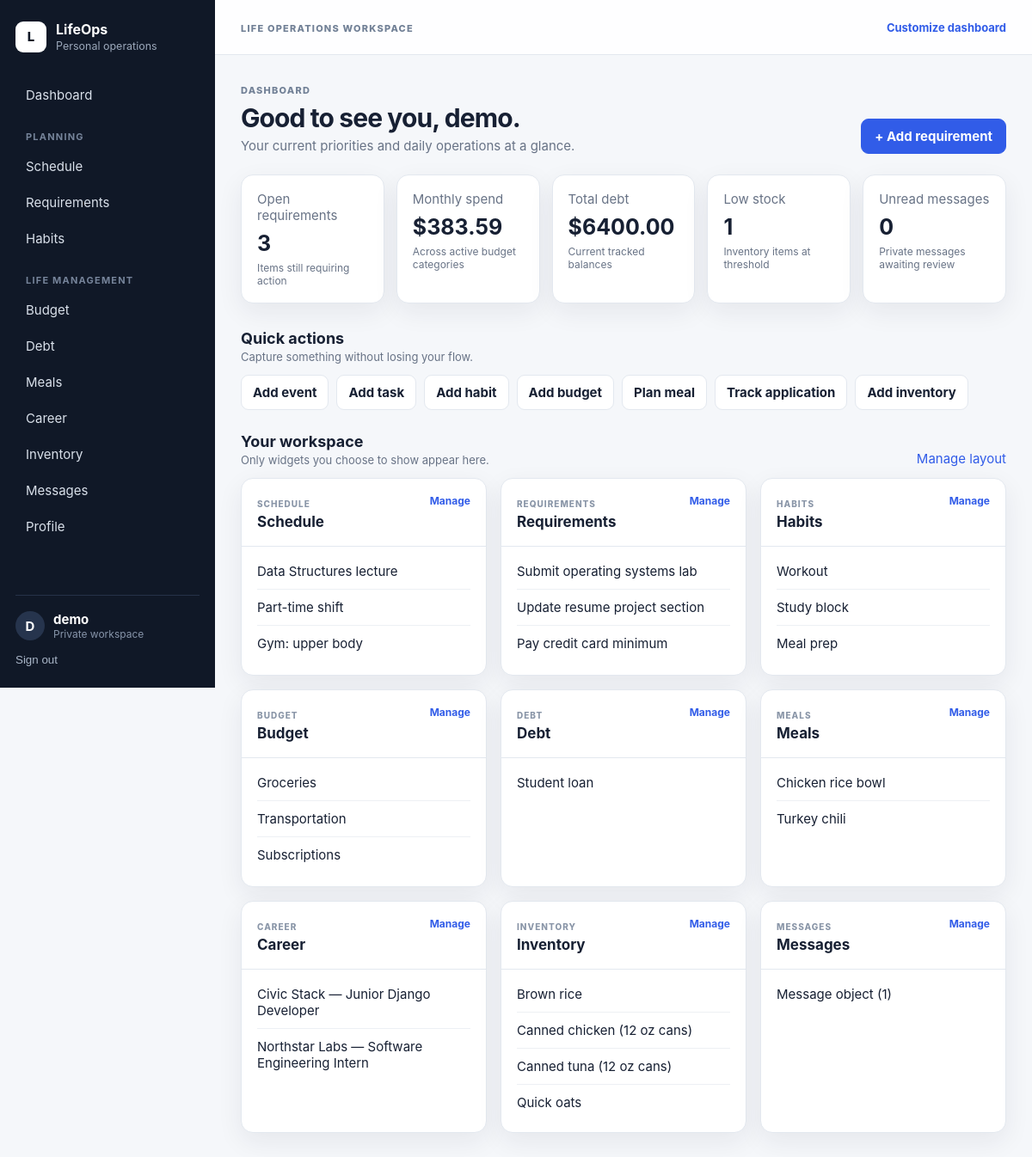
The page /dashboard/ (signed in) on the database its author committed.
### core/models.py (models this page shows, shortened)
class DashboardWidget(models.Model):
    user = models.ForeignKey(User, on_delete=models.CASCADE)
    key = models.CharField(max_length=40)
    visible = models.BooleanField(default=True)
    position = models.PositiveIntegerField(default=0)
    class Meta:
        unique_together = ('user','key')
        ordering = ['position','id']

class OwnedModel(models.Model):
    user = models.ForeignKey(User, on_delete=models.CASCADE)
    created_at = models.DateTimeField(auto_now_add=True)
    updated_at = models.DateTimeField(auto_now=True)
    class Meta:
        abstract = True

class ScheduleEvent(OwnedModel):
    CATEGORIES=[('school','School'),('work','Work'),('personal','Personal')]
    title=models.CharField(max_length=180)
    category=models.CharField(max_length=20,choices=CATEGORIES,default='personal')
    starts_at=models.DateTimeField()
    ends_at=models.DateTimeField()
    location=models.CharField(max_length=180,blank=True)
    class Meta: ordering=['starts_at']
    def __str__(self): return self.title

class Requirement(OwnedModel):
    CATEGORIES=[('assignment','Assignment'),('bill','Bill'),('task','Task'),('other','Other')]
    title=models.CharField(max_length=180)
    category=models.CharField(max_length=20,choices=CATEGORIES,default='task')
    due_at=models.DateTimeField(null=True,blank=True)
    completed=models.BooleanField(default=False)
    notes=models.TextField(blank=True)
    class Meta: ordering=['completed','due_at','title']
    def __str__(self): return self.title

class Habit(OwnedModel):
    name=models.CharField(max_length=140)
    target_per_week=models.PositiveSmallIntegerField(default=3)
    current_streak=models.PositiveIntegerField(default=0)
    def __str__(self): return self.name

class BudgetCategory(OwnedModel):
    name=models.CharField(max_length=120)
    monthly_limit=models.DecimalField(max_digits=12,decimal_places=2,default=0)
    current_spend=models.DecimalField(max_digits=12,decimal_places=2,default=0)
    def __str__(self): return self.name

class Debt(OwnedModel):
    name=models.CharField(max_length=120)
    balance=models.DecimalField(max_digits=12,decimal_places=2,default=0)
    minimum_payment=models.DecimalField(max_digits=12,decimal_places=2,default=0)
    apr=models.DecimalField(max_digits=6,decimal_places=2,default=0)
    def __str__(self): return self.name

class MealPlan(OwnedModel):
    MEAL_TYPES=[('breakfast','Breakfast'),('lunch','Lunch'),('dinner','Dinner'),('snack','Snack')]
    meal_date=models.DateField()
    meal_type=models.CharField(max_length=20,choices=MEAL_TYPES)
    recipe_name=models.CharField(max_length=180)
    protein_grams=models.PositiveIntegerField(default=0)
    class Meta: ordering=['meal_date','meal_type']
    def __str__(self): return self.recipe_name

class JobApplication(OwnedModel):
    STATUSES=[('saved','Saved'),('applied','Applied'),('interviewing','Interviewing'),('offer','Offer'),('rejected','Rejected')]
    company=models.CharField(max_length=160)
    role=models.CharField(max_length=180)
    status=models.CharField(max_length=20,choices=STATUSES,default='saved')
    deadline=models.DateField(null=True,blank=True)
    notes=models.TextField(blank=True)
    class Meta: ordering=['-updated_at']
    def __str__(self): return f'{self.company} — {self.role}'

class InventoryItem(OwnedModel):
    name = models.CharField(max_length=160)
    location = models.CharField(max_length=160, blank=True)
    quantity = models.DecimalField(
        max_digits=10,
        decimal_places=1,
        default=1,
        validators=[MinValueValidator(0)],
    )
    reorder_threshold = models.PositiveIntegerField(default=0)
    is_food = models.BooleanField("Food item", default=False)
    unit = models.CharField(max_length=32, default="count")
    printed_date = models.DateField(blank=True, null=True)
    opened_on = models.DateField(blank=True, null=True)
    cooked_on = models.DateField(blank=True, null=True)
    frozen_on = models.DateField(blank=True, null=True)
    revision = models.PositiveIntegerField(default=0)
    archived = models.BooleanField(default=False)
    @property
    def low_stock(self):
        return self.quantity <= self.reorder_threshold
    def __str__(self):
        return self.name
    class Meta:
        constraints = [
            models.CheckConstraint(
                condition=models.Q(quantity__gte=0),
                name="inventory_quantity_nonnegative",
            ),
        ]

class Message(models.Model):
    sender=models.ForeignKey(User,on_delete=models.CASCADE,related_name='sent_messages')
    recipient=models.ForeignKey(User,on_delete=models.CASCADE,related_name='received_messages')
    body=models.TextField()
    created_at=models.DateTimeField(auto_now_add=True)
    read_at=models.DateTimeField(null=True,blank=True)
    class Meta: ordering=['-created_at']

### core/views.py (the view)
# urls.py: path('dashboard/',views.dashboard,name='dashboard'),
@login_required
def dashboard(request):
    ensure_widgets(request.user)
    widgets=DashboardWidget.objects.filter(user=request.user,visible=True)
    labels=dict(WIDGETS)
    data={
      'schedule': ScheduleEvent.objects.filter(user=request.user).order_by('starts_at')[:5],
      'requirements': Requirement.objects.filter(user=request.user,completed=False).order_by('due_at')[:5],
      'habits': Habit.objects.filter(user=request.user)[:5],
      'budget': BudgetCategory.objects.filter(user=request.user)[:5],
      'debt': Debt.objects.filter(user=request.user).order_by('-balance')[:5],
      'meals': MealPlan.objects.filter(user=request.user).order_by('meal_date')[:5],
      'career': JobApplication.objects.filter(user=request.user)[:5],
      'inventory': InventoryItem.objects.filter(user=request.user, archived=False).order_by('quantity')[:5],
      'messages': Message.objects.filter(Q(sender=request.user)|Q(recipient=request.user))[:5],
    }
    widget_payload=[{'key':w.key,'label':labels.get(w.key,w.key.title()),'items':data.get(w.key,[])} for w in widgets]
    budget_total=BudgetCategory.objects.filter(user=request.user).aggregate(v=Sum('current_spend'))['v'] or Decimal('0')
    debt_total=Debt.objects.filter(user=request.user).aggregate(v=Sum('balance'))['v'] or Decimal('0')
    context={
      'widgets':widget_payload,
      'open_requirements':Requirement.objects.filter(user=request.user,completed=False).count(),
      'monthly_spend':budget_total,
      'total_debt':debt_total,
      'low_stock':sum(1 for i in InventoryItem.objects.filter(user=request.user) if i.low_stock),
      'unread_messages':Message.objects.filter(recipient=request.user,read_at__isnull=True).count(),
    }
    return render(request,'core/dashboard.html',context)

### core/views.py (called while the page is built)
def ensure_widgets(user):
    existing={w.key for w in DashboardWidget.objects.filter(user=user)}
    for pos,(key,_) in enumerate(WIDGETS):
        if key not in existing:
            DashboardWidget.objects.create(user=user,key=key,position=pos,visible=True)

### core/templates/core/dashboard.html
{% extends 'core/base.html' %}{% block title %}Dashboard · LifeOps{% endblock %}{% block content %}
<div class="page-heading"><div><span class="eyebrow">Dashboard</span><h1>Good to see you, {{ user.username }}.</h1><p>Your current priorities and daily operations at a glance.</p></div><div class="heading-actions"><a class="btn primary" href="{% url 'module_add' 'requirements' %}">+ Add requirement</a></div></div>
<div class="metrics"><div class="metric"><span>Open requirements</span><strong>{{ open_requirements }}</strong><small>Items still requiring action</small></div><div class="metric"><span>Monthly spend</span><strong>${{ monthly_spend|floatformat:2 }}</strong><small>Across active budget categories</small></div><div class="metric"><span>Total debt</span><strong>${{ total_debt|floatformat:2 }}</strong><small>Current tracked balances</small></div><div class="metric"><span>Low stock</span><strong>{{ low_stock }}</strong><small>Inventory items at threshold</small></div><div class="metric"><span>Unread messages</span><strong>{{ unread_messages }}</strong><small>Private messages awaiting review</small></div></div>
<div class="section-head"><div><h2>Quick actions</h2><p>Capture something without losing your flow.</p></div></div><div class="quick-actions"><a href="{% url 'module_add' 'schedule' %}">Add event</a><a href="{% url 'module_add' 'requirements' %}">Add task</a><a href="{% url 'module_add' 'habits' %}">Add habit</a><a href="{% url 'module_add' 'budget' %}">Add budget</a><a href="{% url 'module_add' 'meals' %}">Plan meal</a><a href="{% url 'module_add' 'career' %}">Track application</a><a href="{% url 'module_add' 'inventory' %}">Add inventory</a></div>
<div class="section-head"><div><h2>Your workspace</h2><p>Only widgets you choose to show appear here.</p></div><a href="{% url 'dashboard_settings' %}">Manage layout</a></div>
<div class="widget-grid">{% for widget in widgets %}<section class="widget"><div class="widget-head"><div><span class="widget-kicker">{{ widget.label }}</span><h3>{{ widget.label }}</h3></div>{% if widget.key == 'messages' %}<a href="{% url 'messages_page' %}">Manage</a>{% else %}<a href="{% url 'module_list' widget.key %}">Manage</a>{% endif %}</div><div class="widget-body">{% if widget.items %}{% for item in widget.items %}<div class="widget-row"><span>{{ item }}</span>{% if item.completed %}<em>Done</em>{% endif %}</div>{% endfor %}{% else %}<div class="empty-mini"><strong>No records yet</strong><span>Add your first item to start using this area.</span></div>{% endif %}</div></section>{% empty %}<div class="empty-state"><h3>Your dashboard is empty</h3><p>Turn on widgets in dashboard settings.</p><a class="btn primary" href="{% url 'dashboard_settings' %}">Customize dashboard</a></div>{% endfor %}</div>
{% endblock %}

### core/templates/core/base.html (shortened to what this page needs)
{% load static %}
<!doctype html><html lang="en"><head>
<link rel="stylesheet" href="{% static 'core/css/app.css' %}">
</head><body>
{% if user.is_authenticated %}
<div class="app-shell">
<aside class="sidebar">
  <div class="brand"><span class="brand-mark">L</span><div><strong>LifeOps</strong><small>Personal operations</small></div></div>
  <nav>
    <a href="{% url 'dashboard' %}">Dashboard</a>
    <div class="nav-label">Planning</div>
    <a href="{% url 'module_list' 'schedule' %}">Schedule</a><a href="{% url 'module_list' 'requirements' %}">Requirements</a><a href="{% url 'module_list' 'habits' %}">Habits</a>
    <div class="nav-label">Life management</div>
    <a href="{% url 'module_list' 'budget' %}">Budget</a><a href="{% url 'module_list' 'debt' %}">Debt</a><a href="{% url 'module_list' 'meals' %}">Meals</a><a href="{% url 'module_list' 'career' %}">Career</a><a href="{% url 'module_list' 'inventory' %}">Inventory</a>
    <a href="{% url 'messages_page' %}">Messages</a><a href="{% url 'profile_settings' %}">Profile</a>
  </nav>
  <div class="sidebar-foot"><div class="user-chip"><span>{{ user.username|first|upper }}</span><div><strong>{{ user.username }}</strong><small>Private workspace</small></div></div><form method="post" action="{% url 'logout' %}">{% csrf_token %}<button class="link-button">Sign out</button></form></div>
</aside>
<main class="main"><header class="topbar"><div><button class="mobile-menu" onclick="document.body.classList.toggle('nav-open')">☰</button><span class="eyebrow">Life operations workspace</span></div><a class="top-action" href="{% url 'dashboard_settings' %}">Customize dashboard</a></header><div class="page-wrap">{% block content %}{% endblock %}</div></main>
</div>
{% else %}{% block public_content %}{% endblock %}{% endif %}
</body></html>

### core/static/core/css/app.css (style rules this page uses)
:root { --bg:#f5f7fa;--surface:#fff;--surface-2:#f9fafb;--text:#172033;--muted:#687386;--line:#e3e8ef;--nav:#101827;--nav2:#1c2637;--primary:#315ce8;--primary2:#2448bd;--danger:#bd3343;--success:#18794e;--shadow:0 10px 30px rgba(23,32,51,.07);--radius:14px }
* { box-sizing:border-box }
body { margin:0;font-family:Inter,ui-sans-serif,-apple-system,BlinkMacSystemFont,"Segoe UI",sans-serif;background:var(--bg);color:var(--text);font-size:15px }
a { color:var(--primary);text-decoration:none }
.app-shell { display:grid;grid-template-columns:250px 1fr;min-height:100vh }
.sidebar { background:var(--nav);color:#fff;padding:24px 18px;display:flex;flex-direction:column;position:sticky;top:0;height:100vh }
.brand { display:flex;align-items:center;gap:11px }
.brand-mark { display:grid;place-items:center;width:36px;height:36px;border-radius:9px;background:#fff;color:var(--nav);font-weight:800 }
.brand strong { display:block;font-size:16px }
.brand small { display:block;color:#9ba8ba;margin-top:2px }
.sidebar nav { margin-top:30px }
.sidebar nav a { display:block;padding:10px 12px;border-radius:9px;color:#d9e0ea;margin-bottom:3px }
.nav-label { margin:22px 12px 8px;font-size:11px;text-transform:uppercase;letter-spacing:.11em;color:#76849a;font-weight:700 }
.sidebar-foot { margin-top:auto;border-top:1px solid #263248;padding-top:18px }
.user-chip { display:flex;align-items:center;gap:10px;margin-bottom:12px }
.user-chip>span { width:34px;height:34px;border-radius:50%;background:#26344d;display:grid;place-items:center;font-weight:700 }
.user-chip strong,.user-chip small { display:block }
.user-chip small { color:#8795aa;font-size:12px }
.link-button { border:0;background:none;color:#aab7c9;padding:0;cursor:pointer }
.main { min-width:0 }
.topbar { height:64px;border-bottom:1px solid var(--line);background:rgba(255,255,255,.92);display:flex;align-items:center;justify-content:space-between;padding:0 30px;position:sticky;top:0;z-index:10 }
.eyebrow { text-transform:uppercase;font-size:11px;letter-spacing:.11em;font-weight:800;color:#718096 }
.top-action { font-size:13px;font-weight:700 }
.page-wrap { padding:30px;max-width:1500px;margin:auto }
.page-heading { display:flex;align-items:flex-end;justify-content:space-between;gap:20px;margin-bottom:24px }
.page-heading h1 { font-size:30px;margin:6px 0 5px;letter-spacing:-.03em }
.page-heading p { margin:0;color:var(--muted) }
.btn { display:inline-flex;align-items:center;justify-content:center;padding:10px 15px;border-radius:9px;font-weight:700;border:1px solid var(--line);background:#fff;color:var(--text);cursor:pointer }
.btn.primary { background:var(--primary);border-color:var(--primary);color:white }
.metrics { display:grid;grid-template-columns:repeat(5,minmax(0,1fr));gap:14px;margin-bottom:30px }
.metric { background:var(--surface);border:1px solid var(--line);border-radius:var(--radius);padding:18px;box-shadow:var(--shadow) }
.metric span,.metric small { display:block;color:var(--muted) }
.metric strong { display:block;font-size:25px;margin:8px 0 6px }
.metric small { font-size:12px }
.section-head { display:flex;justify-content:space-between;align-items:end;margin:26px 0 13px }
.section-head h2 { margin:0 0 3px;font-size:18px }
.section-head p { margin:0;color:var(--muted);font-size:13px }
.quick-actions { display:flex;flex-wrap:wrap;gap:9px }
.quick-actions a { background:#fff;border:1px solid var(--line);border-radius:9px;padding:10px 13px;color:var(--text);font-weight:650 }
.widget-grid { display:grid;grid-template-columns:repeat(3,minmax(0,1fr));gap:16px }
.widget,.panel { background:#fff;border:1px solid var(--line);border-radius:var(--radius);box-shadow:var(--shadow) }
.widget { min-height:230px }
.widget-head { display:flex;justify-content:space-between;align-items:flex-start;padding:18px;border-bottom:1px solid var(--line) }
.widget-head h3 { margin:3px 0 0;font-size:17px }
.widget-kicker { font-size:10px;text-transform:uppercase;color:#8a96a8;font-weight:800;letter-spacing:.1em }
.widget-head a { font-size:12px;font-weight:700 }
.widget-body { padding:8px 18px 14px }
.widget-row { display:flex;justify-content:space-between;gap:12px;padding:11px 0;border-bottom:1px solid #edf0f4 }
.widget-row:last-child { border-bottom:0 }
.heading-actions { display:flex;gap:8px }

### rows shown on the page
DashboardWidget: label "SCHEDULE", label "Schedule", shows "Manage"
ScheduleEvent: title "Data Structures lecture"
ScheduleEvent: title "Part-time shift"
ScheduleEvent: title "Gym: upper body"
DashboardWidget: label "REQUIREMENTS", label "Requirements", shows "Manage"
Requirement: title "Submit operating systems lab"
Requirement: title "Update resume project section"
Requirement: title "Pay credit card minimum"
DashboardWidget: label "HABITS", label "Habits", shows "Manage"
Habit: name "Workout"
Habit: name "Study block"
Habit: name "Meal prep"
DashboardWidget: label "BUDGET", label "Budget", shows "Manage"
BudgetCategory: name "Groceries"
BudgetCategory: name "Transportation"
BudgetCategory: name "Subscriptions"
DashboardWidget: label "DEBT", label "Debt", shows "Manage"
Debt: name "Student loan"
DashboardWidget: label "MEALS", label "Meals", shows "Manage"
MealPlan: recipe_name "Chicken rice bowl"
MealPlan: recipe_name "Turkey chili"
DashboardWidget: label "CAREER", label "Career", shows "Manage"
JobApplication: company+role "Civic Stack — Junior Django Developer"
JobApplication: company+role "Northstar Labs — Software Engineering Intern"
DashboardWidget: label "INVENTORY", label "Inventory", shows "Manage"
InventoryItem: name "Brown rice"
InventoryItem: name "Canned chicken (12 oz cans)"
InventoryItem: name "Canned tuna (12 oz cans)"
InventoryItem: name "Quick oats"
DashboardWidget: label "MESSAGES", label "Messages", shows "Manage"
Message: id "Message object (1)"

### other values the page prints
{{ user.username|first|upper }} "D"
{{ user.username }} "demo"
{{ open_requirements }} "3"
{{ monthly_spend|floatformat:2 }} "383.59"
{{ total_debt|floatformat:2 }} "6400.00"
{{ low_stock }} "1"
{{ unread_messages }} "0"
